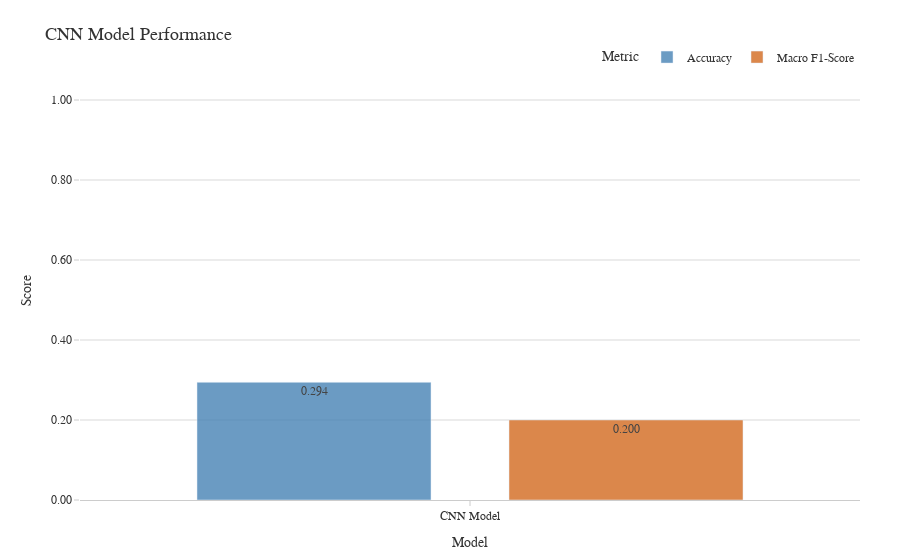

Notebook source saved alongside this figure:
### Code cell
import plotly.graph_objects as go

models = ['CNN Model']
accuracies = [cnn_accuracy]
f1_macros = [cnn_f1_macro]

fig_metrics = go.Figure(layout=base_layout)

fig_metrics.add_trace(go.Bar(
    x=models,
    y=accuracies,
    name='Accuracy',
    marker_color=colors['bar_lin'],
    text=[f'{acc:.3f}' for acc in accuracies],
    textposition='auto',
    width=0.3
))

fig_metrics.add_trace(go.Bar(
    x=models,
    y=f1_macros,
    name='Macro F1-Score',
    marker_color=colors['bar_log'],
    text=[f'{f1:.3f}' for f1 in f1_macros],
    textposition='auto',
    width=0.3
))

fig_metrics.update_layout(
    title_text='CNN Model Performance',
    xaxis_title='Model',
    yaxis_title='Score',
    yaxis_range=[0, 1.05],
    yaxis_tickformat=".2f",
    barmode='group',
    legend_title_text='Metric'
)

fig_metrics.show()

### Figure 1 — Plotly figure (JSON) as saved in the notebook; plotly's stock layout.template omitted (floating-point values rounded to 4 significant figures)
{"data": [{"marker": {"color": "rgba(70, 130, 180, 0.8)"}, "name": "Accuracy", "text": ["0.294"], "textposition": "auto", "type": "bar", "width": 0.3, "x": ["CNN Model"], "y": [0.2941]}, {"marker": {"color": "rgba(210, 105, 30, 0.8)"}, "name": "Macro F1-Score", "text": ["0.200"], "textposition": "auto", "type": "bar", "width": 0.3, "x": ["CNN Model"], "y": [0.2]}], "layout": {"barmode": "group", "font": {"color": "#333333", "family": "Arial, sans-serif", "size": 12}, "legend": {"bgcolor": "rgba(0,0,0,0)", "bordercolor": "#ffffff", "orientation": "h", "title": {"text": "Metric"}, "x": 1, "xanchor": "right", "y": 1.02, "yanchor": "bottom"}, "margin": {"b": 60, "l": 80, "r": 40, "t": 80}, "paper_bgcolor": "#ffffff", "plot_bgcolor": "#ffffff", "title": {"font": {"size": 18}, "text": "CNN Model Performance"}, "xaxis": {"linecolor": "#cccccc", "linewidth": 1, "showgrid": false, "showline": true, "tickcolor": "#cccccc", "ticks": "outside", "title": {"text": "Model"}, "zeroline": false}, "yaxis": {"gridcolor": "#d9d9d9", "gridwidth": 1, "range": [0, 1.05], "showgrid": true, "showline": false, "tickcolor": "#cccccc", "tickformat": ".2f", "ticks": "outside", "title": {"text": "Score"}, "zeroline": false}}}
